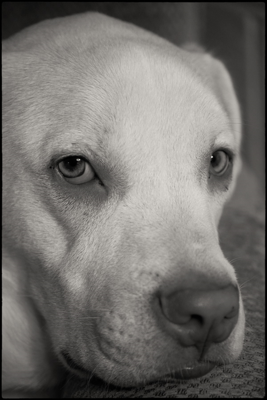
#> input picture Data/Input/png/dog.png, 267 x 400 px, found by its file name
$ python simple_equalization.py -i ../../Data/Input/dog.png
#> lines starting #> are read from the running program, lines starting #| are printed output that depends on the picture
# Usage
# python simple_equalization.py -i ../../Data/Input/dog.png

# Import libraries
import argparse
import cv2
import matplotlib.pyplot as plt


# Add command line arguments
ap = argparse.ArgumentParser()
ap.add_argument("-i", "--input", type=str,
                required=True, help="Input image path")
args = vars(ap.parse_args())


def plot_histogram(image, title):
    # Calculate histogram for image
    hist = cv2.calcHist([image], [0], None, [256], [0, 256])
    hist /= hist.sum()
    plt.figure()
    plt.plot(hist)
    plt.title(title)
    plt.xlabel("Bins")
    plt.ylabel("# of pixels")


# Load the image
image = cv2.imread(args["input"])
#> image is the input picture: shape (400, 267, 3); mean B, G, R 108.3, 111.7, 114
gray = cv2.cvtColor(image, cv2.COLOR_BGR2GRAY)
cv2.imshow("Grayscale", gray)
plot_histogram(gray, "Histogram for the grayscale image")
#> in plot_histogram, `hist = cv2.calcHist([image], [0], None, [256], [0, 256])`: hist = 256 values, max 1223 at index 0, min 0 at index 215, mean 417.2
#> in plot_histogram, `hist /= hist.sum()`: hist = 256 values, max 0.0115 at index 0, min 0 at index 215, mean 0.00391

# Equalize the pixel intensities
equalized = cv2.equalizeHist(gray)
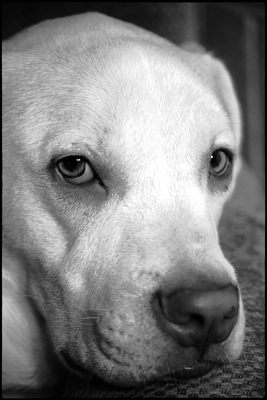
#> equalized: shape (400, 267); min 0, max 255, mean 126.7
cv2.imshow("Equalized", equalized)
plot_histogram(equalized, "Histogram for the equalized image")

cv2.waitKey(0)
cv2.destroyAllWindows()

plt.show()
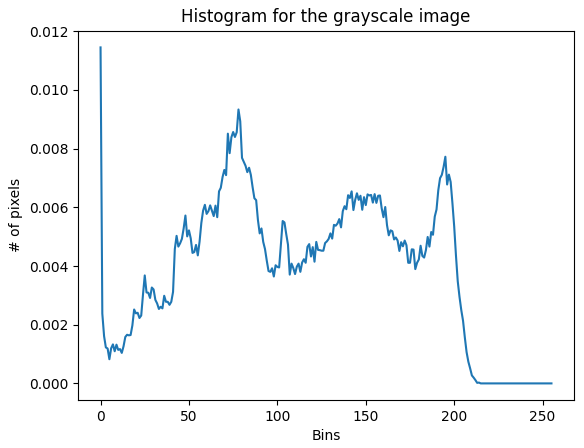
#> figure drawn by matplotlib, 1 panel; curve peaks at x = 0, y = 0.0115
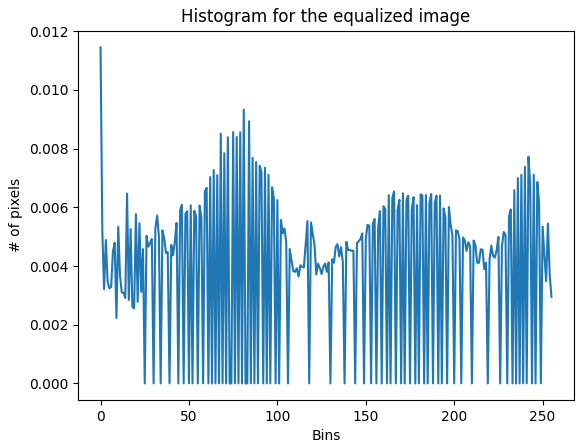
#> figure drawn by matplotlib, 1 panel; curve peaks at x = 0, y = 0.0115

$ run again, with Data/Input/png/beach.png copied over Data/Input/png/dog.png
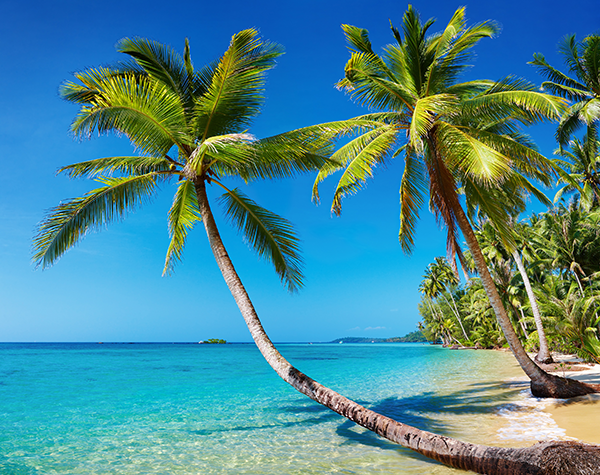
#> input picture Data/Input/png/beach.png, 600 x 475 px, found by its file name
#> image is the input picture: shape (475, 600, 3); mean B, G, R 148.4, 136.5, 73.3
#> in plot_histogram, `hist = cv2.calcHist([image], [0], None, [256], [0, 256])`: hist = 256 values, max 3566 at index 130, min 28 at index 253, mean 1113.3
#> in plot_histogram, `hist /= hist.sum()`: hist = 256 values, max 0.0125 at index 130, min 9.82e-05 at index 253, mean 0.00391
#> `equalized = cv2.equalizeHist(gray)`:
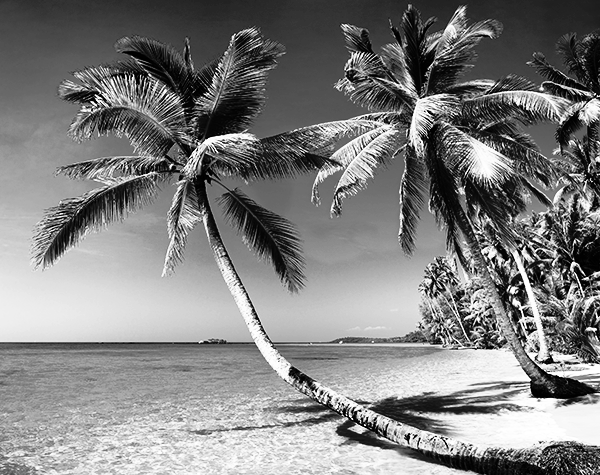
#> equalized: shape (475, 600); min 0, max 255, mean 128.2
#> `plt.show()`:
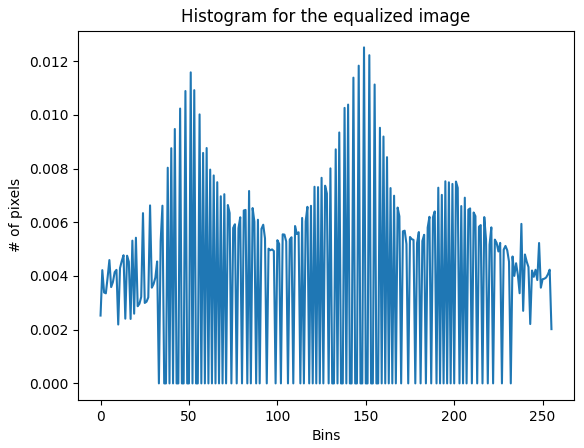
#> figure drawn by matplotlib, 1 panel; curve peaks at x = 149, y = 0.0125
